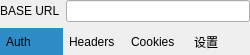
<?xml version="1.0" encoding="UTF-8"?>
<ui version="4.0">
 <class>ConnectForm</class>
 <widget class="QWidget" name="ConnectForm">
  <property name="geometry">
   <rect>
    <x>0</x>
    <y>0</y>
    <width>250</width>
    <height>55</height>
   </rect>
  </property>
  <property name="windowTitle">
   <string>Form</string>
  </property>
  <layout class="QVBoxLayout" name="verticalLayout">
   <property name="sizeConstraint">
    <enum>QLayout::SizeConstraint::SetDefaultConstraint</enum>
   </property>
   <property name="leftMargin">
    <number>0</number>
   </property>
   <property name="topMargin">
    <number>0</number>
   </property>
   <property name="rightMargin">
    <number>0</number>
   </property>
   <property name="bottomMargin">
    <number>0</number>
   </property>
   <item>
    <layout class="QHBoxLayout" name="horizontalLayout_2">
     <item>
      <widget class="QLabel" name="label_2">
       <property name="text">
        <string>BASE URL</string>
       </property>
      </widget>
     </item>
     <item>
      <widget class="QLineEdit" name="urlEdit"/>
     </item>
    </layout>
   </item>
   <item>
    <widget class="QWidget" name="paramWidget" native="true">
     <property name="sizePolicy">
      <sizepolicy hsizetype="Preferred" vsizetype="Minimum">
       <horstretch>0</horstretch>
       <verstretch>0</verstretch>
      </sizepolicy>
     </property>
     <property name="minimumSize">
      <size>
       <width>0</width>
       <height>26</height>
      </size>
     </property>
     <property name="autoFillBackground">
      <bool>false</bool>
     </property>
     <property name="styleSheet">
      <string notr="true">QRadioButton::indicator{
	width:0;
    height:0;
    margin:0;
    padding:0;
    border:none;
}
QRadioButton{
color:palette(button-text);
background-color:palette(button);
}
QRadioButton:hover {
    background-color: palette(highlight);
}
QRadioButton:checked {
    background-color: palette(highlight); 
    color:palette(button-text);
}</string>
     </property>
     <layout class="QHBoxLayout" name="horizontalLayout_3">
      <property name="spacing">
       <number>0</number>
      </property>
      <property name="sizeConstraint">
       <enum>QLayout::SizeConstraint::SetMinimumSize</enum>
      </property>
      <property name="leftMargin">
       <number>0</number>
      </property>
      <property name="topMargin">
       <number>0</number>
      </property>
      <property name="rightMargin">
       <number>0</number>
      </property>
      <property name="bottomMargin">
       <number>0</number>
      </property>
      <item>
       <widget class="QRadioButton" name="authRadio">
        <property name="sizePolicy">
         <sizepolicy hsizetype="Preferred" vsizetype="Minimum">
          <horstretch>0</horstretch>
          <verstretch>0</verstretch>
         </sizepolicy>
        </property>
        <property name="minimumSize">
         <size>
          <width>0</width>
          <height>26</height>
         </size>
        </property>
        <property name="autoFillBackground">
         <bool>false</bool>
        </property>
        <property name="text">
         <string>Auth</string>
        </property>
        <property name="checked">
         <bool>true</bool>
        </property>
       </widget>
      </item>
      <item>
       <widget class="QRadioButton" name="headerRadio">
        <property name="sizePolicy">
         <sizepolicy hsizetype="Preferred" vsizetype="Minimum">
          <horstretch>0</horstretch>
          <verstretch>0</verstretch>
         </sizepolicy>
        </property>
        <property name="minimumSize">
         <size>
          <width>0</width>
          <height>26</height>
         </size>
        </property>
        <property name="autoFillBackground">
         <bool>false</bool>
        </property>
        <property name="text">
         <string>Headers</string>
        </property>
       </widget>
      </item>
      <item>
       <widget class="QRadioButton" name="cookieRadio">
        <property name="sizePolicy">
         <sizepolicy hsizetype="Preferred" vsizetype="Minimum">
          <horstretch>0</horstretch>
          <verstretch>0</verstretch>
         </sizepolicy>
        </property>
        <property name="minimumSize">
         <size>
          <width>0</width>
          <height>26</height>
         </size>
        </property>
        <property name="text">
         <string>Cookies</string>
        </property>
       </widget>
      </item>
      <item>
       <widget class="QRadioButton" name="settingRadio">
        <property name="sizePolicy">
         <sizepolicy hsizetype="Preferred" vsizetype="Minimum">
          <horstretch>0</horstretch>
          <verstretch>0</verstretch>
         </sizepolicy>
        </property>
        <property name="minimumSize">
         <size>
          <width>0</width>
          <height>26</height>
         </size>
        </property>
        <property name="text">
         <string>设置</string>
        </property>
       </widget>
      </item>
     </layout>
    </widget>
   </item>
  </layout>
 </widget>
 <resources/>
 <connections/>
</ui>
